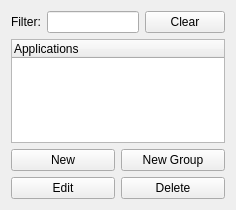
       <widget class="QWidget" name="page_3">
        <property name="geometry">
         <rect>
          <x>0</x>
          <y>0</y>
          <width>236</width>
          <height>210</height>
         </rect>
        </property>
        <attribute name="label">
         <string>Applications</string>
        </attribute>
        <layout class="QVBoxLayout" name="verticalLayout_5">
         <item>
          <layout class="QHBoxLayout" name="horizontalLayout_4">
           <item>
            <widget class="QLabel" name="label_23">
             <property name="text">
              <string>Filter:</string>
             </property>
            </widget>
           </item>
           <item>
            <widget class="QLineEdit" name="app_filter_text"/>
           </item>
           <item>
            <widget class="QPushButton" name="app_filter_clear">
             <property name="text">
              <string>Clear</string>
             </property>
            </widget>
           </item>
          </layout>
         </item>
         <item>
          <widget class="QTreeWidget" name="app_list">
           <column>
            <property name="text">
             <string>Applications</string>
            </property>
           </column>
          </widget>
         </item>
         <item>
          <layout class="QGridLayout">
           <item row="0" column="0">
            <widget class="QPushButton" name="app_create_button">
             <property name="text">
              <string>New</string>
             </property>
             <property name="icon">
              <iconset resource="../../ufwi-rpcc-qt/resources/ufwi-rpcc-qt.qrc">
               <normaloff>:/icons/add.png</normaloff>:/icons/add.png</iconset>
             </property>
            </widget>
           </item>
           <item row="0" column="1">
            <widget class="QPushButton" name="app_creategrp_button">
             <property name="toolTip">
              <string>Create a group of applications</string>
             </property>
             <property name="text">
              <string>New Group</string>
             </property>
             <property name="icon">
              <iconset resource="../../ufwi-rpcc-qt/resources/ufwi-rpcc-qt.qrc">
               <normaloff>:/icons/groupe_objets.png</normaloff>:/icons/groupe_objets.png</iconset>
             </property>
            </widget>
           </item>
           <item row="1" column="0">
            <widget class="QPushButton" name="app_modify_button">
             <property name="text">
              <string>Edit</string>
             </property>
             <property name="icon">
              <iconset resource="../../ufwi-rpcc-qt/resources/ufwi-rpcc-qt.qrc">
               <normaloff>:/icons/edit.png</normaloff>:/icons/edit.png</iconset>
             </property>
            </widget>
           </item>
           <item row="1" column="1">
            <widget class="QPushButton" name="app_delete_button">
             <property name="text">
              <string>Delete</string>
             </property>
             <property name="icon">
              <iconset resource="../../ufwi-rpcc-qt/resources/ufwi-rpcc-qt.qrc">
               <normaloff>:/icons/delete.png</normaloff>:/icons/delete.png</iconset>
             </property>
            </widget>
           </item>
          </layout>
         </item>
        </layout>
       </widget>
